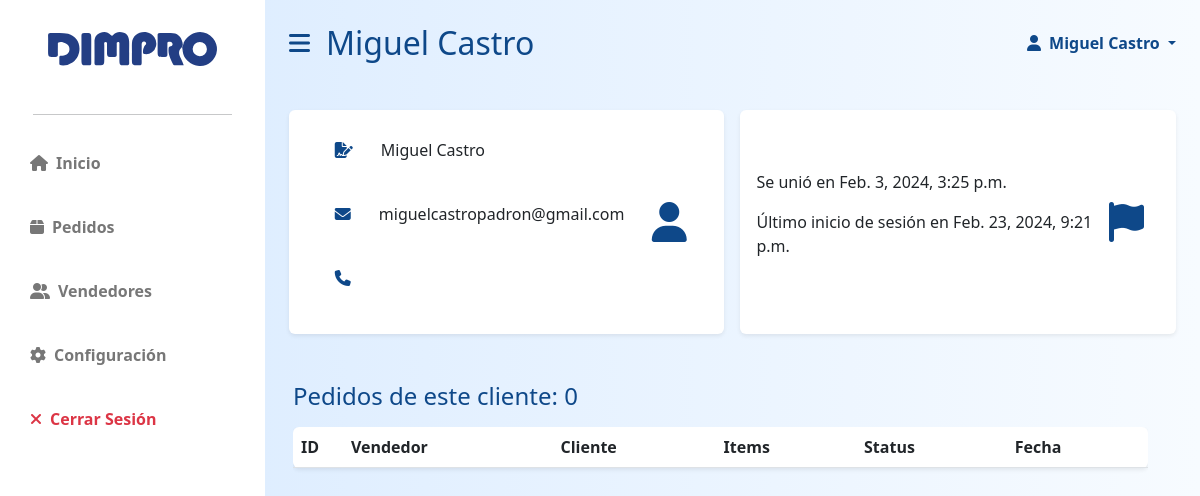
/app/staff/view/seller/1 (signed in), run on an earlier commit of the app's database.
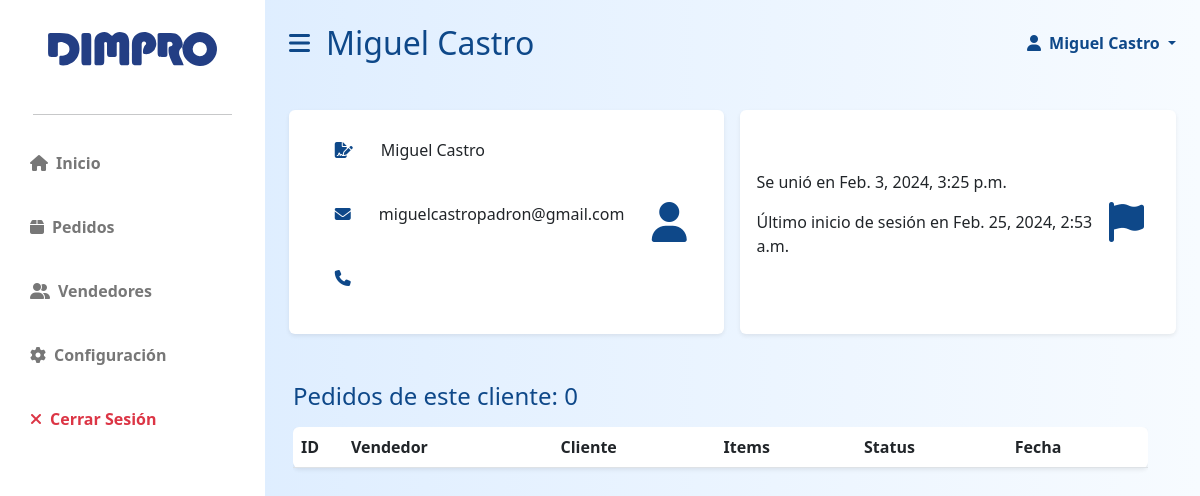
And on a later commit of the database.
### dimpro/models.py (models this page shows, shortened)
class User(AbstractBaseUser, PermissionsMixin):
    id = models.AutoField(primary_key=True)
    email = models.EmailField(blank=True, default='', unique=True)
    name = models.CharField(max_length=255, blank=True, default='')
    last_name = models.CharField(max_length=255, blank=True, default='')
    phoneregex = RegexValidator(regex=r"^\+?58?\d{11,15}$")
    phonenumber = models.CharField(
        validators=[phoneregex], max_length=17, blank=True, null=False
    )
    is_active = models.BooleanField(default=True)
    is_superuser = models.BooleanField(default=False)
    is_staff = models.BooleanField(default=False)
    is_operator = models.BooleanField(default=False)
    date_joined = models.DateTimeField(default=timezone.now)
    last_login = models.DateTimeField(blank=True, null=True)
    objects = CustomUserManager()
    USERNAME_FIELD = 'email'
    EMAIL_FIELD = 'email'
    REQUIRED_FIELDS = []
    class Meta:
        verbose_name = 'User'
        verbose_name_plural = 'Users'

### dimpro/views.py (the view)
# urls.py: path("staff/view/seller/<int:id>", views.staff_client_view, name='staff_client_view'),
@only_for('staff')
def staff_client_view(request, id):
    seller = User.objects.get(id=id)
    orders = Order.objects.filter(user_email=seller.id).count()
    return render(request, 'dimpro/staff/staff_client_view.html', {
        'seller': seller,
        'number_of_orders': orders
    })

### dimpro/templates/dimpro/staff/staff_client_view.html (shortened to what this page needs)
{% extends 'dimpro/staff/staff_layout.html' %}
{% load static %}
{% block stitle %}
    {{ seller.name }} {{ seller.last_name }}
{% endblock %}
{% block body %}
    <div class="row g-3 my-2">
        <div class="col-md-6 ">
            <div class=" p-3 bg-white shadow-sm d-flex justify-content-around align-items-center rounded">
                <div>
                    <p class="fs-6"><i class="fas fa-file-signature mx-2 primary-text p-3"></i> {{ seller.name }} {{ seller.last_name }}</p>
                    <p class="fs-6"><i class="fas fa-envelope mx-2 primary-text p-3"></i> {{ seller.email }}</p>
                    <p class="fs-6"><i class="fas fa-phone mx-2 primary-text p-3"></i> {{ seller.phonenumber }}</p>
                </div>
                <i class="fas fa-user fs-1 primary-text p-3"></i>
            </div>
        </div>
        <div class="col-md-6">
            <div class=" p-3 bg-white shadow-sm d-flex justify-content-around align-items-center rounded h-100">
                <div>
                    <p class="fs-6">Se unió en {{ seller.date_joined }}</p>
                    <p class="fs-6">Último inicio de sesión en {{ seller.last_login }}</p>
                </div>
                <i class="fas fa-flag fs-1 primary-text p-3"></i>
            </div>
        </div>
        <div class="row my-5">
            <h3 class="fs-4 mb-3 primary-text">Pedidos de este cliente: {{ number_of_orders }}</h3>
            <div class="col mx-auto">
                <div class="table-responsive">
                    <table id="datatable-orders" class="table bg-white rounded shadow-sm table-hover">
                        <thead>
                            <tr>
                                <th width="50">ID</th>
                                <th>Vendedor</th>
                                <th>Cliente</th>
                                <th>Items</th>
                                <th>Status</th>
                                <th>Fecha</th>
                            </tr>
                        </thead>
                    </table>
                </div>
            </div>
        </div>
    </div>
{% endblock %}

### dimpro/templates/dimpro/staff/staff_layout.html (shortened to what this page needs)
{% load static %}
<!DOCTYPE html>
<html lang="es">
    <head>
        <link rel="stylesheet" href="https://cdn.jsdelivr.net/npm/bootstrap@5.2.3/dist/css/bootstrap.min.css" />
        <link rel="stylesheet" href="https://cdn.datatables.net/1.13.1/css/dataTables.bootstrap5.min.css" />
        <link rel="stylesheet" href="https://cdnjs.cloudflare.com/ajax/libs/font-awesome/6.2.1/css/all.min.css" />
        <link rel="stylesheet" href="{% static 'dimpro/styles.css' %}">
    </head>
    <body data-is-operator="{{ request.user.is_operator }}">
        <div class="d-flex" id="wrapper">
            <div class="bg-white" id="sidebar-wrapper">
                <div class="sidebar-heading text-center py-4 primary-text fs-4 fw-bold text-uppercase">
                    <a href="{% url 'dimpro:control' %}" class="growt">
                        <img class="mx-0 w-75 mb-2 mt-2"src="{% static 'dimpro/logodimpro.svg' %}" id="dimpro-sidebar-logo"alt="" >
                    </a>
                </div>
                <hr class="w-75 mx-auto">
                <div class="list-group list-group-flush my-3">
                    <a href="{% url 'dimpro:control' %}" class="growt list-group-item list-group-item-action bg-transparent second-text fw-bold">
                        <i class="fas fa-house me-2"></i>Inicio
                    </a>
                    <a href="{% url 'dimpro:staff_orders' %}" class="growt list-group-item list-group-item-action bg-transparent second-text fw-bold">
                        <i class="fas fa-box me-2"></i>Pedidos
                    </a>
                    <a href="{% url 'dimpro:staff_clients' %}" class="growt list-group-item list-group-item-action bg-transparent second-text fw-bold">
                        <i class="fas fa-user-group me-2"></i>Vendedores
                    </a>
                    {% if user.is_operator %}
                    <a href="{% url 'dimpro:staff_settings' %}" class="growt list-group-item list-group-item-action bg-transparent second-text fw-bold">
                        <i class="fas fa-gear me-2"></i>Configuración
                    </a>
                    {% endif %}
                    <a href="{% url 'dimpro:logout' %}" class="growt list-group-item list-group-item-action bg-transparent text-danger fw-bold">
                        <i class="fas fa-xmark me-2"></i>Cerrar Sesión
                    </a>
                </div>
            </div>
            <div id="page-content-wrapper">
                <nav class="navbar d-flex navbar-expand-lg navbar-light bg-transparent py-4 px-4">
                    <div class="col-6 d-flex align-items-center">
                        <i class="fas fa-bars primary-text fs-4 me-3" id="menu-toggle"></i>
                        <h2 class="fs-2 m-0 primary-text">{% block stitle %}{% endblock %}</h2>
                    </div>
                    <div class="col-6 d-flex justify-content-end">
                        <a class="nav-link dropdown-toggle primary-text fw-bold" href="#" id="navbarDropdown"
                                        role="button" data-bs-toggle="dropdown" aria-expanded="false" >
                                        <i class="fas fa-user me-2"></i>{{ user.name }} {{ user.last_name }}
                        </a>
                    </div>
                </nav>
                <div class="container-fluid px-4 mb-5">
                    {% block body %}{% endblock %}
                </div>
            </div>
        </div>
    </body>
</html>

### dimpro/static/dimpro/styles.css (style rules this page uses)
:root { --main-bg-color:#0e4889; --main-text-color: #0e4889; --second-text-color: #fff; --second-bg-color: #4378da; --third-text-color: #777777; }
a { text-decoration: none !important; }
.primary-text { color: var(--main-text-color) }
.second-text { color: var(--second-text-color) }
.growt { transition: all .2s ease-in-out; }
table { overflow-x: scroll; }
#wrapper { overflow-x: hidden; background-image: linear-gradient( to right, #d8eaff, #f7fbff ) }
#sidebar-wrapper { min-height: 100vh; margin-left: -15rem; transition: margin 0.25s ease-out; }
#sidebar-wrapper .sidebar-heading { padding: 0.875rem 1.25rem; font-size: 1.2rem; }
#sidebar-wrapper .list-group { width: 15rem; }
#page-content-wrapper { min-width: 100vw; }
#menu-toggle { cursor: pointer; transition: margin 2s ease-out; }
.list-group-item { color: var(--third-text-color); border: none; padding: 20px 30px; }
a { text-decoration: none; }
@media (min-width: 1024px) { #sidebar-wrapper { margin-left: 0; } }
@media (min-width: 1024px) { #page-content-wrapper { min-width: 0; width: 100%; } }

What changed in the data, as far as the page shows it:
changed User "miguelcastropadron@gmail.com": last_login "Feb. 23, 2024, 9:21 p.m." → "Feb. 25, 2024, 2:53 a.m."
